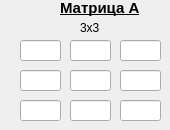
   <widget class="QWidget" name="tabWidgetPage1">
    <attribute name="title">
     <string>3x3</string>
    </attribute>
    <widget class="QLabel" name="label_3">
     <property name="geometry">
      <rect>
       <x>80</x>
       <y>20</y>
       <width>21</width>
       <height>16</height>
      </rect>
     </property>
     <property name="text">
      <string>3х3</string>
     </property>
    </widget>
    <widget class="QLabel" name="label">
     <property name="geometry">
      <rect>
       <x>60</x>
       <y>0</y>
       <width>91</width>
       <height>16</height>
      </rect>
     </property>
     <property name="font">
      <font>
       <family>Arial</family>
       <pointsize>11</pointsize>
       <weight>75</weight>
       <bold>true</bold>
       <underline>true</underline>
      </font>
     </property>
     <property name="text">
      <string>Матрица А</string>
     </property>
    </widget>
    <widget class="QLineEdit" name="lineEdit_5">
     <property name="geometry">
      <rect>
       <x>20</x>
       <y>40</y>
       <width>41</width>
       <height>21</height>
      </rect>
     </property>
     <property name="font">
      <font>
       <family>a_LCDNova</family>
      </font>
     </property>
    </widget>
    <widget class="QLineEdit" name="lineEdit_6">
     <property name="geometry">
      <rect>
       <x>70</x>
       <y>40</y>
       <width>41</width>
       <height>21</height>
      </rect>
     </property>
     <property name="font">
      <font>
       <family>a_LCDNova</family>
      </font>
     </property>
    </widget>
    <widget class="QLineEdit" name="lineEdit_7">
     <property name="geometry">
      <rect>
       <x>120</x>
       <y>40</y>
       <width>41</width>
       <height>21</height>
      </rect>
     </property>
     <property name="font">
      <font>
       <family>a_LCDNova</family>
      </font>
     </property>
    </widget>
    <widget class="QLineEdit" name="lineEdit_8">
     <property name="geometry">
      <rect>
       <x>20</x>
       <y>70</y>
       <width>41</width>
       <height>21</height>
      </rect>
     </property>
     <property name="font">
      <font>
       <family>a_LCDNova</family>
      </font>
     </property>
    </widget>
    <widget class="QLineEdit" name="lineEdit_9">
     <property name="geometry">
      <rect>
       <x>70</x>
       <y>70</y>
       <width>41</width>
       <height>21</height>
      </rect>
     </property>
     <property name="font">
      <font>
       <family>a_LCDNova</family>
      </font>
     </property>
    </widget>
    <widget class="QLineEdit" name="lineEdit_10">
     <property name="geometry">
      <rect>
       <x>120</x>
       <y>70</y>
       <width>41</width>
       <height>21</height>
      </rect>
     </property>
     <property name="font">
      <font>
       <family>a_LCDNova</family>
      </font>
     </property>
    </widget>
    <widget class="QLineEdit" name="lineEdit_11">
     <property name="geometry">
      <rect>
       <x>20</x>
       <y>100</y>
       <width>41</width>
       <height>21</height>
      </rect>
     </property>
     <property name="font">
      <font>
       <family>a_LCDNova</family>
      </font>
     </property>
    </widget>
    <widget class="QLineEdit" name="lineEdit_12">
     <property name="geometry">
      <rect>
       <x>70</x>
       <y>100</y>
       <width>41</width>
       <height>21</height>
      </rect>
     </property>
     <property name="font">
      <font>
       <family>a_LCDNova</family>
      </font>
     </property>
    </widget>
    <widget class="QLineEdit" name="lineEdit_13">
     <property name="geometry">
      <rect>
       <x>120</x>
       <y>100</y>
       <width>41</width>
       <height>21</height>
      </rect>
     </property>
     <property name="font">
      <font>
       <family>a_LCDNova</family>
      </font>
     </property>
    </widget>
   </widget>
